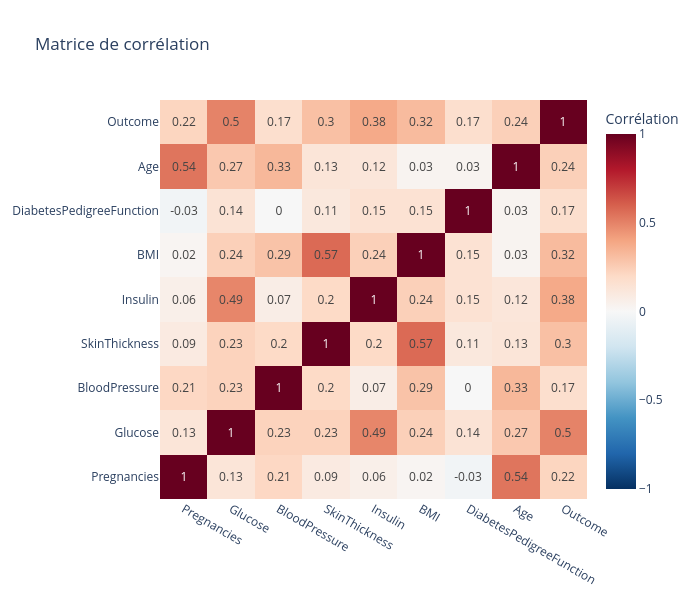

Notebook source saved alongside this figure:
### Code cell
corr = data_clean.corr(numeric_only=True).round(2)

fig = go.Figure(go.Heatmap(
    z=corr.values,
    x=corr.columns.tolist(),
    y=corr.columns.tolist(),
    colorscale='RdBu_r',
    zmid=0,
    text=corr.values,
    texttemplate='%{text}',
    colorbar=dict(title='Corrélation')
))

fig.update_layout(
    title="Matrice de corrélation",
    height=600, width=700
)
fig.show()

### Figure 1 — Plotly figure (JSON) as saved in the notebook; plotly's stock layout.template omitted (floating-point values rounded to 4 significant figures)
{"data": [{"colorbar": {"title": {"text": "Corrélation"}}, "colorscale": [[0, "rgb(5,48,97)"], [0.1, "rgb(33,102,172)"], [0.2, "rgb(67,147,195)"], [0.3, "rgb(146,197,222)"], [0.4, "rgb(209,229,240)"], [0.5, "rgb(247,247,247)"], [0.6, "rgb(253,219,199)"], [0.7, "rgb(244,165,130)"], [0.8, "rgb(214,96,77)"], [0.9, "rgb(178,24,43)"], [1, "rgb(103,0,31)"]], "text": [[1, 0.13, 0.21, 0.09, 0.06, 0.02, -0.03, 0.54, 0.22], [0.13, 1, 0.23, 0.23, 0.49, 0.24, 0.14, 0.27, 0.5], [0.21, 0.23, 1, 0.2, 0.07, 0.29, 0, 0.33, 0.17], [0.09, 0.23, 0.2, 1, 0.2, 0.57, 0.11, 0.13, 0.3], [0.06, 0.49, 0.07, 0.2, 1, 0.24, 0.15, 0.12, 0.38], [0.02, 0.24, 0.29, 0.57, 0.24, 1, 0.15, 0.03, 0.32], [-0.03, 0.14, 0, 0.11, 0.15, 0.15, 1, 0.03, 0.17], [0.54, 0.27, 0.33, 0.13, 0.12, 0.03, 0.03, 1, 0.24], [0.22, 0.5, 0.17, 0.3, 0.38, 0.32, 0.17, 0.24, 1]], "texttemplate": "%{text}", "type": "heatmap", "x": ["Pregnancies", "Glucose", "BloodPressure", "SkinThickness", "Insulin", "BMI", "DiabetesPedigreeFunction", "Age", "Outcome"], "y": ["Pregnancies", "Glucose", "BloodPressure", "SkinThickness", "Insulin", "BMI", "DiabetesPedigreeFunction", "Age", "Outcome"], "z": [[1, 0.13, 0.21, 0.09, 0.06, 0.02, -0.03, 0.54, 0.22], [0.13, 1, 0.23, 0.23, 0.49, 0.24, 0.14, 0.27, 0.5], [0.21, 0.23, 1, 0.2, 0.07, 0.29, 0, 0.33, 0.17], [0.09, 0.23, 0.2, 1, 0.2, 0.57, 0.11, 0.13, 0.3], [0.06, 0.49, 0.07, 0.2, 1, 0.24, 0.15, 0.12, 0.38], [0.02, 0.24, 0.29, 0.57, 0.24, 1, 0.15, 0.03, 0.32], [-0.03, 0.14, 0, 0.11, 0.15, 0.15, 1, 0.03, 0.17], [0.54, 0.27, 0.33, 0.13, 0.12, 0.03, 0.03, 1, 0.24], [0.22, 0.5, 0.17, 0.3, 0.38, 0.32, 0.17, 0.24, 1]], "zmid": 0}], "layout": {"height": 600, "title": {"text": "Matrice de corrélation"}, "width": 700}}
